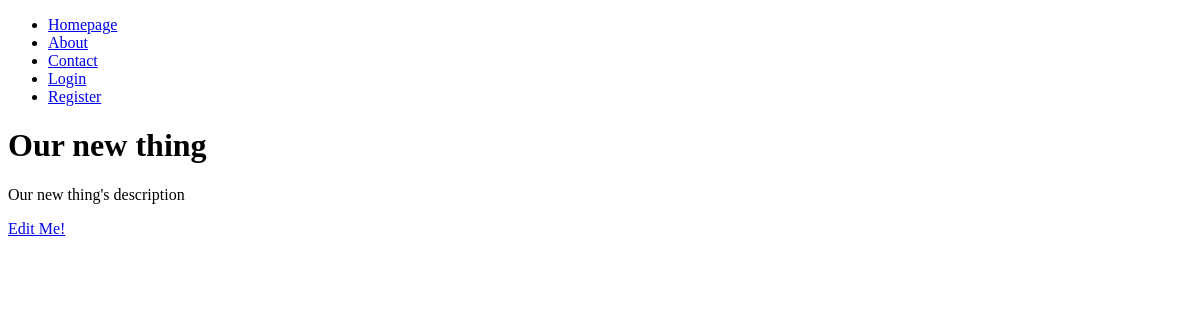
Before: /things/our-new-thing with the older database file.
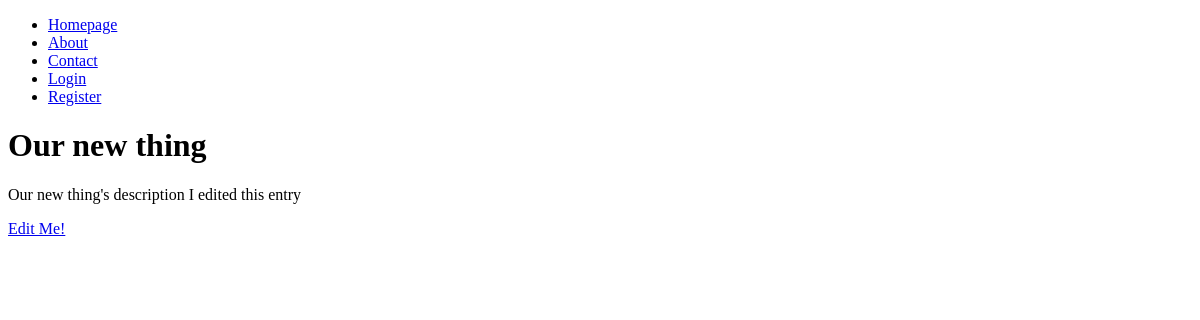
After: the same page with the newer database file.
### collection/models.py (models this page shows)
class Thing(models.Model):
    name = models.CharField(max_length=255)
    description = models.TextField()
    slug = models.SlugField(unique=True)

### collection/views.py (the view)
def thing_detail(request,slug):
    thing = Thing.objects.get(slug=slug)
    return render(request,'things/thing_detail.html',{
        'thing' : thing,
        })

### collection/templates/things/thing_detail.html (shortened to what this page needs)
{% extends 'layouts/base.html' %}
{% block content%}
	<h1>{{ thing.name }}</h1>
    <p>{{ thing.description }}</p>
    <p><a href="{% url 'edit_thing' slug=thing.slug %}">Edit Me!</a></p>
{% endblock %}

Changed rows visible on the page:
changed Thing "Our new thing": description "Our new thing's description" → "Our new thing's description I edited this entry"
